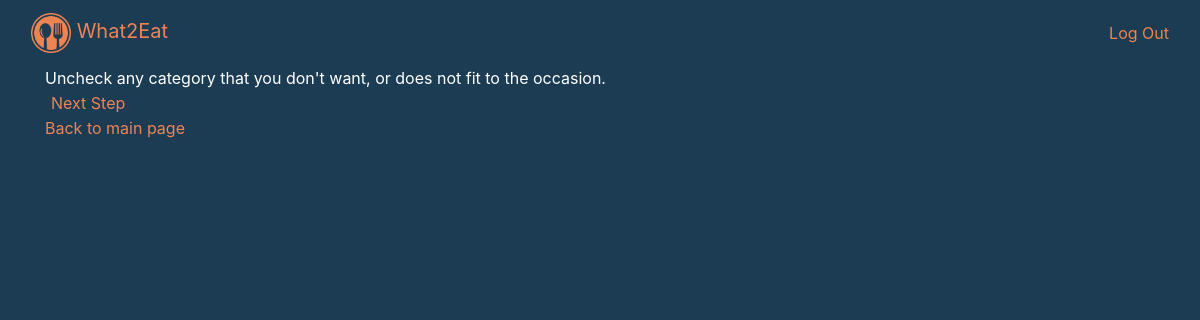
The app's page /selectCat/ (signed in), older data.
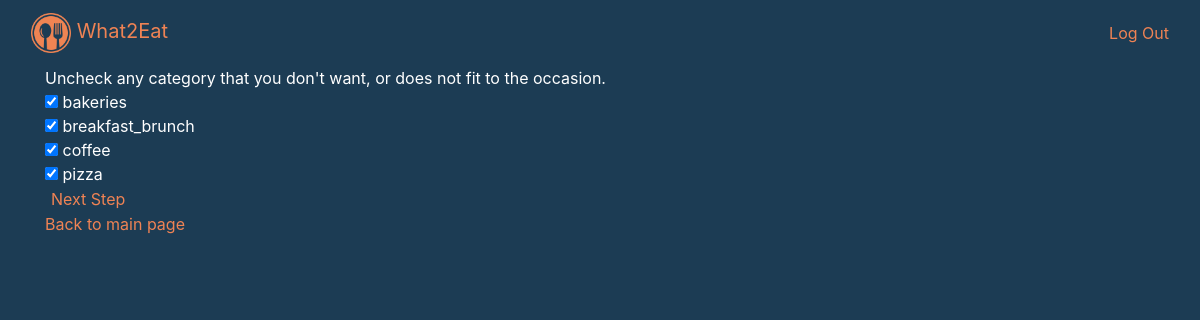
The same page, newer data.
### core/models.py (models this page shows, shortened)
class Category(models.Model):
    name = models.CharField(max_length=20, unique=True)
    restaurant = models.ManyToManyField(Restaurant)

### core/selection.py (the view)
# urls.py: path('selectCat/', selection_cat, name='selection_cat'),
def selection_cat(request):
    users = request.POST.getlist('user')
    users.append(request.user.username)
    categories = []
    for u in users:
        u = User.objects.get(username=u)
        print(u)
        cl = List.objects.filter(user=u)
        print(cl)
        for c in cl:
            if c.category.name not in categories:
                categories.append(c.category.name)
    return render(request, 'selection_category.html', {'categories': sorted(categories), 'users':users })

### core/templates/selection_category.html (shortened to what this page needs)
<!DOCTYPE html>
    <head>
        <link rel="stylesheet" href="https://stackpath.bootstrapcdn.com/bootstrap/4.3.1/css/bootstrap.min.css">
        {% load static %}
        <link rel="stylesheet" type="text/css" href="{% static 'style.css' %}">
    </head>
    <body>
        <nav class="navbar navbar-inverse header">
                <div class="container-fluid">
                    <div class="navbar-header">
                    <a class="navbar-brand header-a" href="/"><img style="width:40px" src="{% static 'what2eat.png' %}"> What2Eat </a>
                    </div>
                    <ul class="nav navbar-nav navbar-right">
                    <li>    {% if user.is_authenticated %}
                            <a href="/logout" class="header-a">Log Out</a>
                            {% endif %}</li>
                    </ul>
                </div>
        </nav>
        <div class="container" style="margin-left:30px">
            Uncheck any category that you don't want, or does not fit to the occasion.
            <br>
            <form method="POST" action="/selectResult/">
            {% for c in categories%}
                <input type="checkbox" name="category" value="{{c}}" checked> {{c}} <br>
            {% endfor %}
            <button style="border: none; background-color:transparent; color: #ef8354" type="submit" >Next Step</button>
            </form>
            <a href="/">Back to main page</a>
        </div>
    </body>
</html>

Row changes from the older to the newer data that the page shows:
added Category: categories "bakeries"
added Category: categories "breakfast_brunch"
added Category: categories "coffee"
now on this page (row unchanged): Category: categories "pizza"
